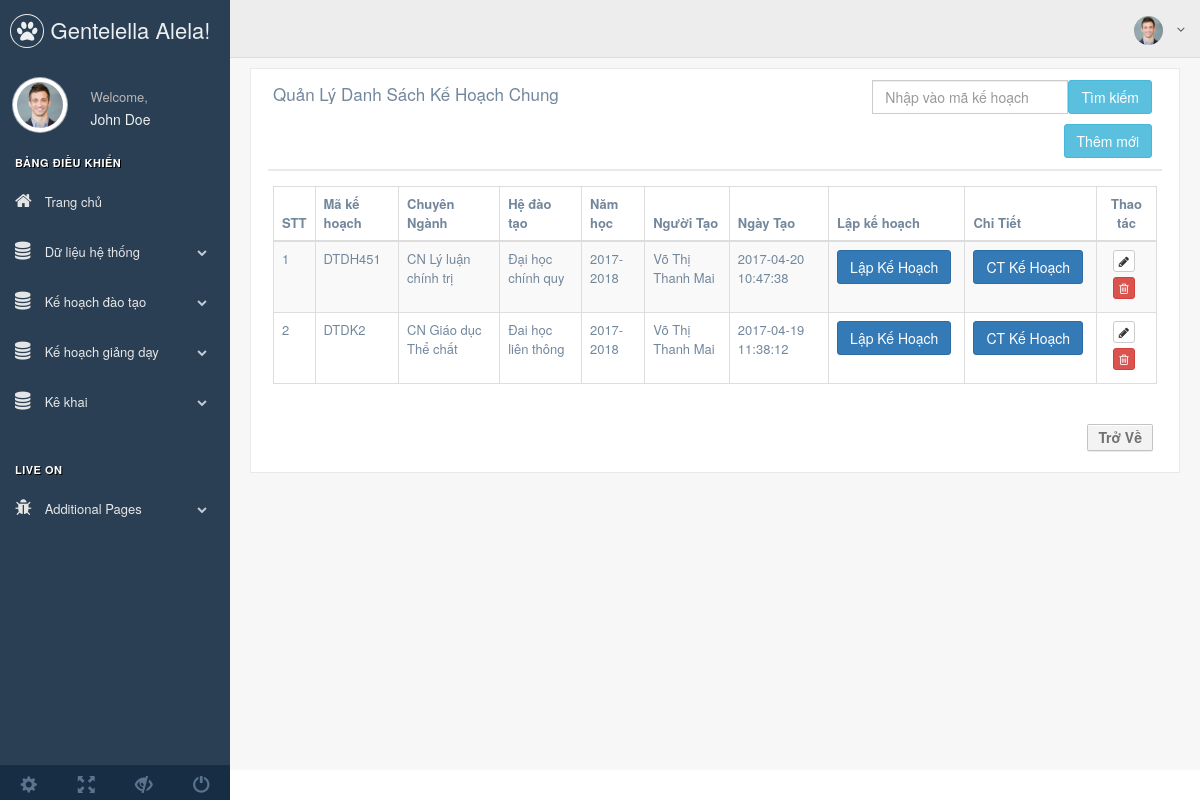
Screenshot of /index.php/kehoach/kehoachchung with the database file from the repository.
### tables this page shows
CREATE TABLE `kehoachchung` (
  `id` int(11) NOT NULL,
  `makehoachchung` varchar(100) DEFAULT NULL,
  `mahedaotao` varchar(200) DEFAULT NULL,
  `khoa` varchar(100) DEFAULT NULL,
  `bomon` varchar(100) DEFAULT NULL,
  `chuyennganh` varchar(200) DEFAULT NULL,
  `namhoc` varchar(10) DEFAULT NULL,
  `nguoithaotac` varchar(10) DEFAULT NULL,
  `created_at` timestamp NULL DEFAULT CURRENT_TIMESTAMP,
  `updated_at` timestamp NULL DEFAULT CURRENT_TIMESTAMP
);

CREATE TABLE `chuyennganh` (
  `id` int(11) NOT NULL,
  `machuyennganh` varchar(100) DEFAULT NULL,
  `tenchuyennganh` varchar(255) DEFAULT NULL,
  `mabomon` varchar(100) DEFAULT NULL,
  `nguoithaotac` varchar(50) DEFAULT NULL,
  `hienthi` tinyint(4) DEFAULT '1',
  `created_at` timestamp NULL DEFAULT CURRENT_TIMESTAMP,
  `updated_at` timestamp NULL DEFAULT CURRENT_TIMESTAMP
);

CREATE TABLE `hedaotao` (
  `id` int(11) NOT NULL,
  `mahedaotao` varchar(100) DEFAULT NULL,
  `tenhedaotao` varchar(255) DEFAULT NULL,
  `soky` tinyint(10) DEFAULT NULL,
  `hs2` tinyint(5) DEFAULT NULL,
  `nguoithaotac` varchar(6) DEFAULT NULL,
  `hienthi` tinyint(4) DEFAULT '0',
  `created_at` timestamp NULL DEFAULT CURRENT_TIMESTAMP,
  `updated_at` timestamp NULL DEFAULT CURRENT_TIMESTAMP
);

### application/controllers/kehoach/Kehoachchung.php (called while the page is built, shortened)
<?php
class Kehoachchung extends MY_Controller
{
	public function __construct()
	{
		$this->load->model('ChuyennganhModel');
		$this->load->model('HedaotaoModel');
		$this->load->model('BomonModel');
		$this->load->model('KhoaModel');
		$this->load->model('KehoachchungModel');
		$this->load->model('AdminModel');
	}
	public function index()
	{
				$this->load->library('pagination');
				$total_row = $this->KehoachchungModel->get_total();
				$config  = array();
				$config['total_rows'] =  $total_row;
				$config['base_url'] =  kehoach_url('kehoachchung/index');
				$config['per_page'] = 10;
				$config['uri_segment'] = 4;
				$config['next_link']= 'Next' ;
				$config['prev_link']= 'Previous' ;
				$segment = $this->uri->segment(4);
				$segment = intval($segment);
				$list = $this->KehoachchungModel->get_join($segment,$config['per_page']);
				$data['list'] = $list;
				$data['temp'] = 'admin/dulieu/kehoachchung/index';
				$this->load->view('admin/main',$data);
	}
}
?>

### index.php (called while the page is built, shortened)
<?php
require_once BASEPATH.'core/CodeIgniter.php';

### application/helpers/admin_helper.php (called while the page is built, shortened)
<?php
    function kehoach_url($url='')
    {
        return base_url('kehoach/'.$url);
    }
?>

### application/core/MY_Model.php (called while the page is built, shortened)
<?php if ( ! defined('BASEPATH')) exit('No direct script access allowed');
    class MY_Model extends CI_Model {
        var $table = '';
        var $key = 'id';
        var $order = '';
        function get_total($input = array())
        {
            $query = $this->db->get($this->table);
            return $query->num_rows();
        }
        protected function get_list_set_input($input = array())
        {
            if (isset($input['order'][0]) && isset($input['order'][1]))
            {
                $this->db->order_by($input['order'][0], $input['order'][1]);
            }
            else
            {
                $order = ($this->order == '') ? array($this->table.'.'.$this->key, 'desc') : $this->order;
                $this->db->order_by($order[0], $order[1]);
            }
        }
        public function get_join($start , $num)
        {
            $sql = "SELECT kehoachchung.*, tenchuyennganh,hoten , tenhedaotao  FROM kehoachchung  INNER JOIN chuyennganh ON kehoachchung.chuyennganh = chuyennganh.machuyennganh INNER JOIN admin ON kehoachchung.nguoithaotac = admin.maGV INNER JOIN hedaotao ON kehoachchung.mahedaotao = hedaotao.mahedaotao  ORDER BY kehoachchung.id DESC LIMIT {$start},{$num}  ";
           $query = $this ->db-> query($sql);
            return $query->result();
        }
    }
?>

### application/views/admin/dulieu/kehoachchung/index.php (the view, shortened to what this page needs)
<div class="x_panel">
    <div class="x_title">
        <h2>Quản Lý Danh Sách Kế Hoạch Chung </h2>
        <div>
            <form method="get" action="<?php echo kehoach_url('kehoachchung/search') ?> ">
                <div class="col-lg-4 pull-right" style="padding-right: 0px;">
                    <div class="input-group">
                        <input type="text"  name="key-search" id="text-search"  class="form-control" placeholder="Nhập vào mã kế hoạch">
                        <span class="input-group-btn">
                          <a href="/"><input type="submit" value="Tìm kiếm " class="btn btn-info"></a>
                        </span>
                    </div>
                </div>
            </form>
            <a href=" <?php echo kehoach_url('kehoachchung/add') ?>" class="btn btn-info pull-right">Thêm mới</a>
        </div>
        <div class="clearfix"></div>
    </div>
    <div class="x_content">
        <table class="table table-striped table-bordered">
            <thead>
                <tr>
                    <th>STT</th>
                    <th>Mã kế hoạch</th>
                    <th>Chuyên Ngành</th>
                    <th>Hệ đào tạo</th>
                    <th>Năm học</th>
                    <th>Người Tạo</th>
                    <th>Ngày Tạo</th>
                    <th>Lập kế hoạch</th>
                    <th >Chi Tiết</th>
                    <th  class="text-center">Thao tác</th>
                </tr>
            </thead>
            <tbody>
                <?php
                    if (isset($list)) {
                        $stt = 0;
                        foreach ($list as  $value) {  ?>
                         <tr>
                            <td><?php echo $stt = $stt +1 ?></td>
                            <td><?php echo $value ->makehoachchung ?></td>
                            <td><?php echo $value ->tenchuyennganh ?></td>
                            <td><?php echo $value ->tenhedaotao ?></td>
                            <td><?php echo $value ->namhoc ?></td>
                            <td><?php echo $value ->hoten ?></td>
                            <td><?php echo $value ->created_at ?></td>
                            <td>
                                <a href="<?php echo kehoach_url('kehoachchuyennganh/add/').$value->makehoachchung ?>"><button type="button" class="btn btn-primary">Lập Kế Hoạch</button></a>
                            </td>
                            <td>
                                <a href="<?php echo kehoach_url('Kehoachchuyennganh/view/').$value->makehoachchung ?>"><button type="button" class="btn btn-primary">CT Kế Hoạch</button></a>
                            </td>
                            <td class="text-center">
                                <a class="btn btn-xs btn-default" href=" <?php echo kehoach_url('kehoachchung/edit/').$value ->id ?>"><i class="fa fa-pencil"></i></a>
                                <a class="btn btn-xs btn-danger btn-delete-action verify_action " href="<?php echo kehoach_url('kehoachchung/delete/').$value ->id ?>"><i class="fa fa-trash-o"></i></a>
                            </td>
                        </tr>
                <?php
                        }
                    }
                 ?>
            </tbody>
        </table>
        <div class="pagina">
            <nav aria-label="Page navigation" class="clearfix">
                <div class="pull-right" style="margin-top: 20px;">
                    <a href="" type="button" class="btn btn-danger" onclick="history.go(-1); return false;" >Trở Về</a>
                </div>
            </nav>
        </div>
    </div>
</div>

### public/admin/css/style.css (style rules this page uses)
.pagina .clearfix a { background: #f3f3f3; border: 1px solid #c4c4c4; border-radius: 2px; box-shadow: 0 1px 0 #eaeaea, 0 1px 0 #ffffff inset; color: #717171; display: inline-block; float: left; font-weight: 700; line-height: 25px; margin-right: 4px; min-height: 25px; padding: 0 10px; text-decoration: none; }

### rows the page displays
kehoachchung: makehoachchung "DTDH451", chuyennganh.tenchuyennganh "CN Lý luận chính trị", hedaotao.tenhedaotao "Đại học chính quy", namhoc "2017-2018", admin.hoten "Võ Thị Thanh Mai", created_at "2017-04-20 10:47:38"
kehoachchung: stt "2", makehoachchung "DTDK2", chuyennganh.tenchuyennganh "CN Giáo dục Thể chất", hedaotao.tenhedaotao "Đai học liên thông", namhoc "2017-2018", admin.hoten "Võ Thị Thanh Mai", created_at "2017-04-19 11:38:12"
